Frame 1 (no input): blank canvas, image omitted
Frame 60 (no input): blank canvas, image omitted
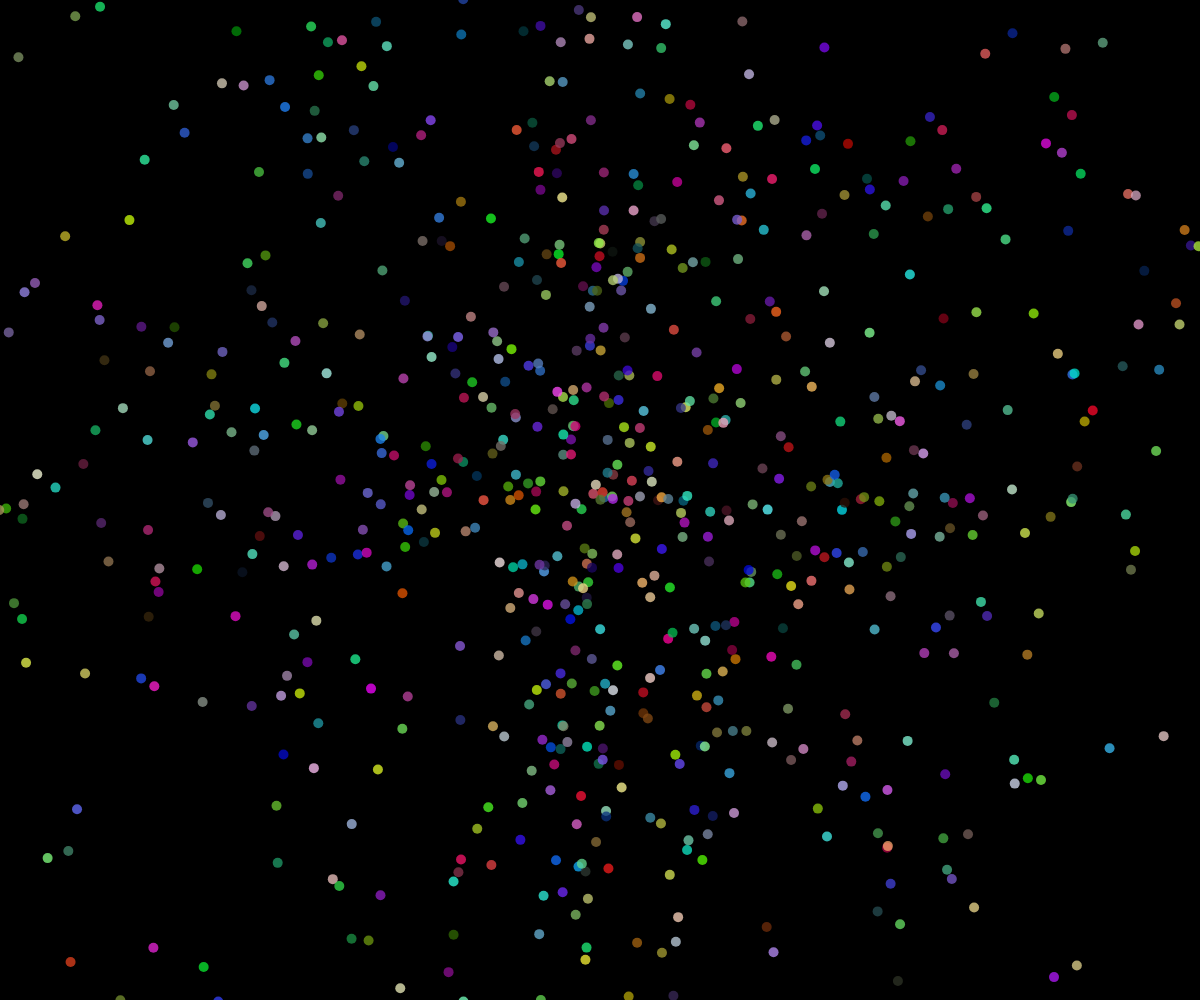
Frame 120 (the mouse pressed at the canvas centre since frame 60)

The p5.js sketch whose frames 1 and 60 were blank and that drew this single picture after the mouse press (run headless with seeded random() and noise() and a simulated clock; from frame 60 on, the mouse is pressed at the canvas centre):

// p5.js sketch
// ── sketch.js
// Project Title
// Your Name
// Date
//
// Extra for Experts:
// - describe what you did to take this project "above and beyond"

let theFireworks = [];

function setup() {
  createCanvas(windowWidth, windowHeight);
}

function draw() {
  background(0);
  // for (let particle of theFireworks){
  for(let i = theFireworks.length-1; i >= 0; i--){
    let particle = theFireworks[i];
    particle.update();
    if (particle.isDead()){
      //remove from array
      theFireworks.splice(i,1);
    }
    else{
      particle.display();
    }
  }
}

function mousePressed(){
  for(let i = 0; i <1000; i++){
    let dx = random(random(-20,20));
    let dy = random(random(-20,20));
    let someParticle = new Particle(mouseX, mouseY, dx, dy);
    theFireworks.push(someParticle);
  }
}

class Particle{
  constructor(x,y,dx,dy){
    this.x = x;
    this.y = y;
    this.dx = dx;
    this.dy = dy;
    this.radius = 5;
    this.r = random(255);
    this.g = random(255);
    this.b = random(255);
    this.alpha = 255;
  }

  display(){
    noStroke();
    fill(this.r,this.g,this.b,this.alpha);
    circle(this.x,this.y,this.radius*2);
  }

  update(){
    //move
    this.x += this.dx;
    this.y += this.dy;

    this.alpha--;
  }

  isDead(){
    return this.alpha <= 0;
  }
}
